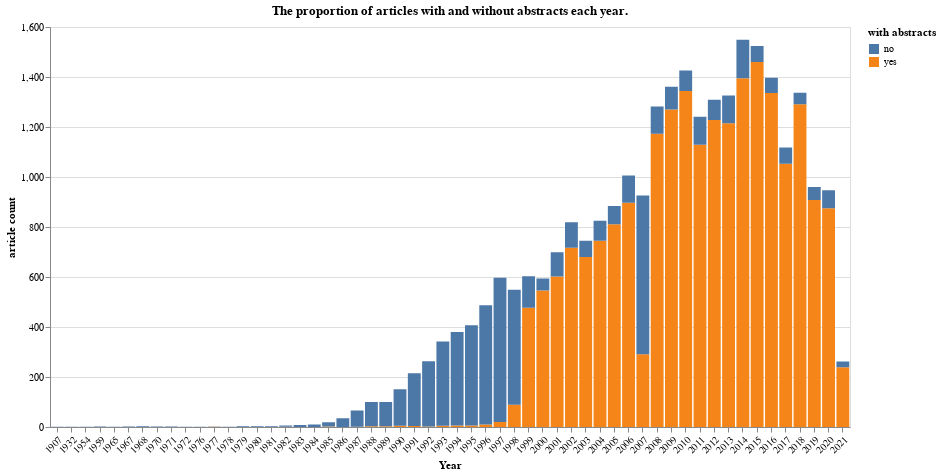

The code cell stored with this chart in its notebook:
### Code cell
# this explains why 2007 has a huge drop
# should we try to include the articles without the abstracts into the data?
#.   ad of including them -- if using time slicing or discovery replication, then time plays a role in discovery
# the drop in 2021 is because the dataset is until 2021-06-10, we can take more in the database

abs_chart = alt.Chart(doc_df).mark_bar().encode(
    alt.X("year:N",axis=alt.Axis(title="Year",labelAngle=-45)),
    alt.Y("article_count:Q",title="article count"),
    alt.Color("with_abs:N",title="with abstracts",),
    tooltip=['year',"article_count","with_abs"]
).properties(
    title='The proportion of articles with and without abstracts each year.',
    width=800,
    height=400
)
abs_chart

### Figure 1 — Vega-Lite specification as saved in the notebook (floating-point values rounded to 4 significant figures)
{"config": {"view": {"continuousWidth": 400, "continuousHeight": 300}}, "data": {"name": "data-6b13cca40b6cc83e3d97cebcf7535c16"}, "mark": "bar", "encoding": {"color": {"field": "with_abs", "title": "with abstracts", "type": "nominal"}, "tooltip": [{"field": "year", "type": "quantitative"}, {"field": "article_count", "type": "quantitative"}, {"field": "with_abs", "type": "nominal"}], "x": {"axis": {"labelAngle": -45, "title": "Year"}, "field": "year", "type": "nominal"}, "y": {"field": "article_count", "title": "article count", "type": "quantitative"}}, "height": 400, "title": "The proportion of articles with and without abstracts each year.", "width": 800, "$schema": "https://vega.github.io/schema/vega-lite/v4.17.0.json", "datasets": {"data-6b13cca40b6cc83e3d97cebcf7535c16": [{"year": 2021, "article_count": 239, "with_abs": "yes"}, {"year": 2020, "article_count": 875, "with_abs": "yes"}, {"year": 2019, "article_count": 908, "with_abs": "yes"}, {"year": 2018, "article_count": 1291, "with_abs": "yes"}, {"year": 2017, "article_count": 1053, "with_abs": "yes"}, {"year": 2016, "article_count": 1336, "with_abs": "yes"}, {"year": 2015, "article_count": 1460, "with_abs": "yes"}, {"year": 2014, "article_count": 1395, "with_abs": "yes"}, {"year": 2013, "article_count": 1215, "with_abs": "yes"}, {"year": 2012, "article_count": 1228, "with_abs": "yes"}, {"year": 2011, "article_count": 1129, "with_abs": "yes"}, {"year": 2010, "article_count": 1344, "with_abs": "yes"}, {"year": 2009, "article_count": 1270, "with_abs": "yes"}, {"year": 2008, "article_count": 1173, "with_abs": "yes"}, {"year": 2007, "article_count": 291, "with_abs": "yes"}, {"year": 2006, "article_count": 897, "with_abs": "yes"}, {"year": 2005, "article_count": 811, "with_abs": "yes"}, {"year": 2004, "article_count": 745, "with_abs": "yes"}, {"year": 2003, "article_count": 680, "with_abs": "yes"}, {"year": 2002, "article_count": 717, "with_abs": "yes"}, {"year": 2001, "article_count": 602, "with_abs": "yes"}, {"year": 2000, "article_count": 546, "with_abs": "yes"}, {"year": 1999, "article_count": 477, "with_abs": "yes"}, {"year": 1998, "article_count": 89, "with_abs": "yes"}, {"year": 1997, "article_count": 20, "with_abs": "yes"}, {"year": 1996, "article_count": 10, "with_abs": "yes"}, {"year": 1995, "article_count": 6, "with_abs": "yes"}, {"year": 1994, "article_count": 6, "with_abs": "yes"}, {"year": 1993, "article_count": 5, "with_abs": "yes"}, {"year": 1992, "article_count": 2, "with_abs": "yes"}, {"year": 1991, "article_count": 4, "with_abs": "yes"}, {"year": 1990, "article_count": 5, "with_abs": "yes"}, {"year": 1989, "article_count": 3, "with_abs": "yes"}, {"year": 1988, "article_count": 3, "with_abs": "yes"}, {"year": 1987, "article_count": 1, "with_abs": "yes"}, {"year": 1985, "article_count": 2, "with_abs": "yes"}, {"year": 1982, "article_count": 1, "with_abs": "yes"}, {"year": 1977, "article_count": 1, "with_abs": "yes"}, {"year": 2021, "article_count": 23, "with_abs": "no"}, {"year": 2020, "article_count": 72, "with_abs": "no"}, {"year": 2019, "article_count": 52, "with_abs": "no"}, {"year": 2018, "article_count": 46, "with_abs": "no"}, {"year": 2017, "article_count": 65, "with_abs": "no"}, {"year": 2016, "article_count": 61, "with_abs": "no"}, {"year": 2015, "article_count": 64, "with_abs": "no"}, {"year": 2014, "article_count": 154, "with_abs": "no"}, {"year": 2013, "article_count": 111, "with_abs": "no"}, {"year": 2012, "article_count": 81, "with_abs": "no"}, {"year": 2011, "article_count": 112, "with_abs": "no"}, {"year": 2010, "article_count": 82, "with_abs": "no"}, {"year": 2009, "article_count": 91, "with_abs": "no"}, {"year": 2008, "article_count": 109, "with_abs": "no"}, {"year": 2007, "article_count": 635, "with_abs": "no"}, {"year": 2006, "article_count": 109, "with_abs": "no"}, {"year": 2005, "article_count": 73, "with_abs": "no"}, {"year": 2004, "article_count": 80, "with_abs": "no"}, {"year": 2003, "article_count": 65, "with_abs": "no"}, {"year": 2002, "article_count": 102, "with_abs": "no"}, {"year": 2001, "article_count": 97, "with_abs": "no"}, {"year": 2000, "article_count": 48, "with_abs": "no"}, {"year": 1999, "article_count": 126, "with_abs": "no"}, {"year": 1998, "article_count": 460, "with_abs": "no"}, {"year": 1997, "article_count": 577, "with_abs": "no"}, {"year": 1996, "article_count": 477, "with_abs": "no"}, {"year": 1995, "article_count": 401, "with_abs": "no"}, {"year": 1994, "article_count": 374, "with_abs": "no"}, {"year": 1993, "article_count": 337, "with_abs": "no"}, {"year": 1992, "article_count": 261, "with_abs": "no"}, {"year": 1991, "article_count": 211, "with_abs": "no"}, {"year": 1990, "article_count": 146, "with_abs": "no"}, {"year": 1989, "article_count": 97, "with_abs": "no"}, {"year": 1988, "article_count": 97, "with_abs": "no"}, {"year": 1987, "article_count": 65, "with_abs": "no"}, {"year": 1986, "article_count": 35, "with_abs": "no"}, {"year": 1985, "article_count": 17, "with_abs": "no"}, {"year": 1984, "article_count": 10, "with_abs": "no"}, {"year": 1983, "article_count": 8, "with_abs": "no"}, {"year": 1982, "article_count": 5, "with_abs": "no"}, {"year": 1981, "article_count": 3, "with_abs": "no"}, {"year": 1980, "article_count": 3, "with_abs": "no"}, {"year": 1979, "article_count": 3, "with_abs": "no"}, {"year": 1978, "article_count": 1, "with_abs": "no"}, {"year": 1977, "article_count": 1, "with_abs": "no"}, {"year": 1976, "article_count": 1, "with_abs": "no"}, {"year": 1972, "article_count": 1, "with_abs": "no"}, {"year": 1971, "article_count": 2, "with_abs": "no"}, {"year": 1970, "article_count": 2, "with_abs": "no"}, {"year": 1968, "article_count": 3, "with_abs": "no"}, {"year": 1967, "article_count": 2, "with_abs": "no"}, {"year": 1965, "article_count": 1, "with_abs": "no"}, {"year": 1959, "article_count": 2, "with_abs": "no"}, {"year": 1954, "article_count": 1, "with_abs": "no"}, {"year": 1932, "article_count": 1, "with_abs": "no"}, {"year": 1907, "article_count": 1, "with_abs": "no"}]}}
